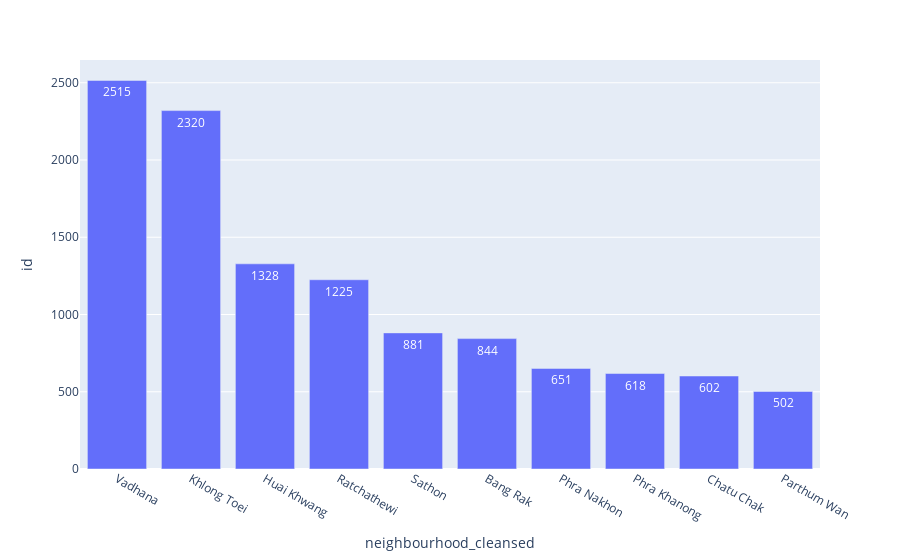

Notebook code for this chart:
### Markdown cell above
- host_location look unclean

### Code cell
neighbourhood_rank = df_listing2.groupby('neighbourhood_cleansed').id.nunique().sort_values(ascending=False).head(10).reset_index()
fig = px.bar(neighbourhood_rank, x='neighbourhood_cleansed', y='id', text_auto=True)
fig.show()

### Figure 1 — Plotly figure (JSON) as saved in the notebook; plotly's stock layout.template omitted (floating-point values rounded to 4 significant figures)
{"data": [{"alignmentgroup": "True", "hovertemplate": "neighbourhood_cleansed=%{x}<br>id=%{y}<extra></extra>", "legendgroup": "", "marker": {"color": "#636efa", "pattern": {"shape": ""}}, "name": "", "offsetgroup": "", "orientation": "v", "showlegend": false, "textposition": "auto", "texttemplate": "%{y}", "type": "bar", "x": ["Vadhana", "Khlong Toei", "Huai Khwang", "Ratchathewi", "Sathon", "Bang Rak", "Phra Nakhon", "Phra Khanong", "Chatu Chak", "Parthum Wan"], "xaxis": "x", "y": [2515, 2320, 1328, 1225, 881, 844, 651, 618, 602, 502], "yaxis": "y"}], "layout": {"barmode": "relative", "legend": {"tracegroupgap": 0}, "margin": {"t": 60}, "xaxis": {"anchor": "y", "domain": [0, 1], "title": {"text": "neighbourhood_cleansed"}}, "yaxis": {"anchor": "x", "domain": [0, 1], "title": {"text": "id"}}}}
